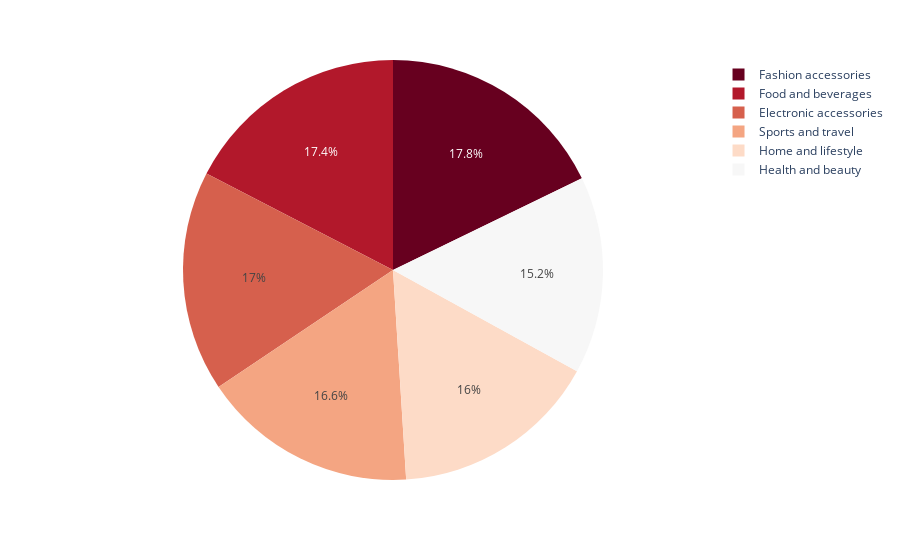

Notebook code cell kept with this figure:
### Code cell
px.pie(df,'Product line',color_discrete_sequence=px.colors.sequential.RdBu)

### Figure 1 — Plotly figure (JSON) as saved in the notebook; plotly's stock layout.template omitted (floating-point values rounded to 4 significant figures; data arrays with more than 128 entries replaced by an {"elided": "..."} marker saying what was removed)
{"data": [{"domain": {"x": [0, 1], "y": [0, 1]}, "hovertemplate": "Product line=%{label}<extra></extra>", "labels": {"elided": "1000 str values"}, "legendgroup": "", "name": "", "showlegend": true, "type": "pie"}], "layout": {"legend": {"tracegroupgap": 0}, "margin": {"t": 60}, "piecolorway": ["rgb(103,0,31)", "rgb(178,24,43)", "rgb(214,96,77)", "rgb(244,165,130)", "rgb(253,219,199)", "rgb(247,247,247)", "rgb(209,229,240)", "rgb(146,197,222)", "rgb(67,147,195)", "rgb(33,102,172)", "rgb(5,48,97)"]}}
